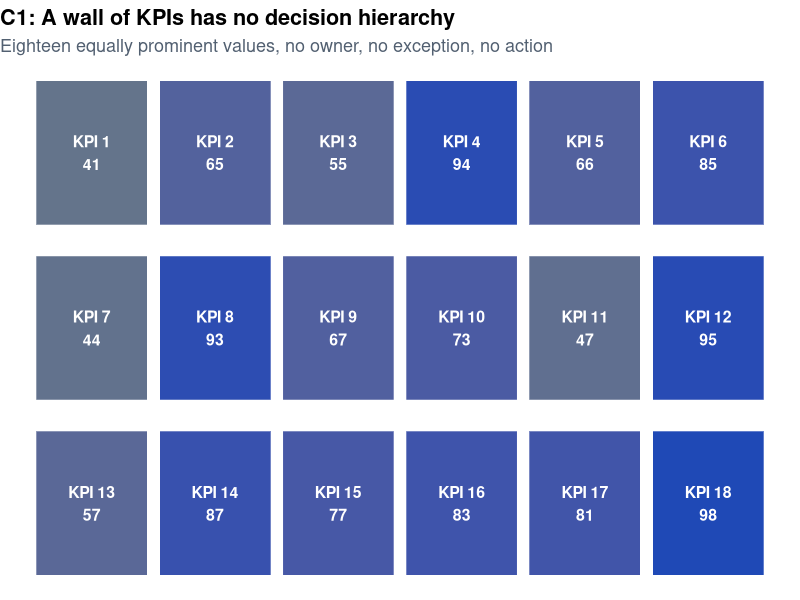
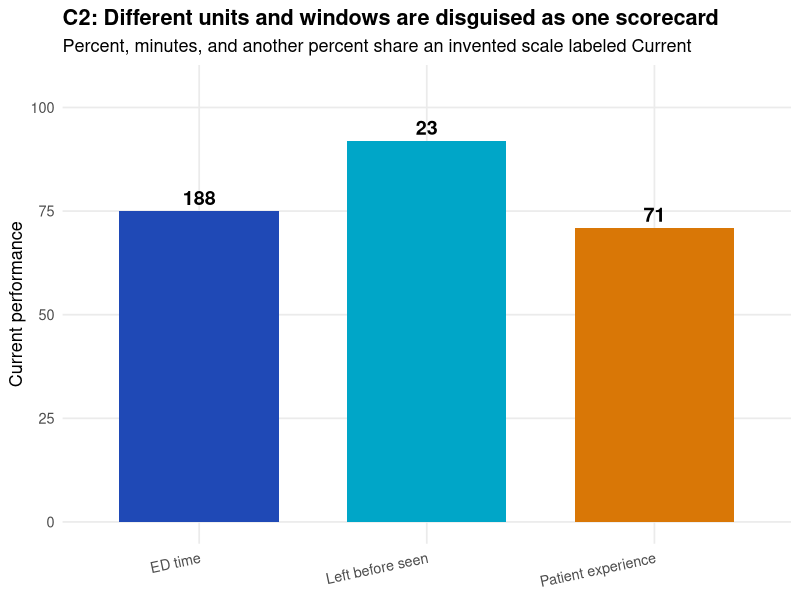
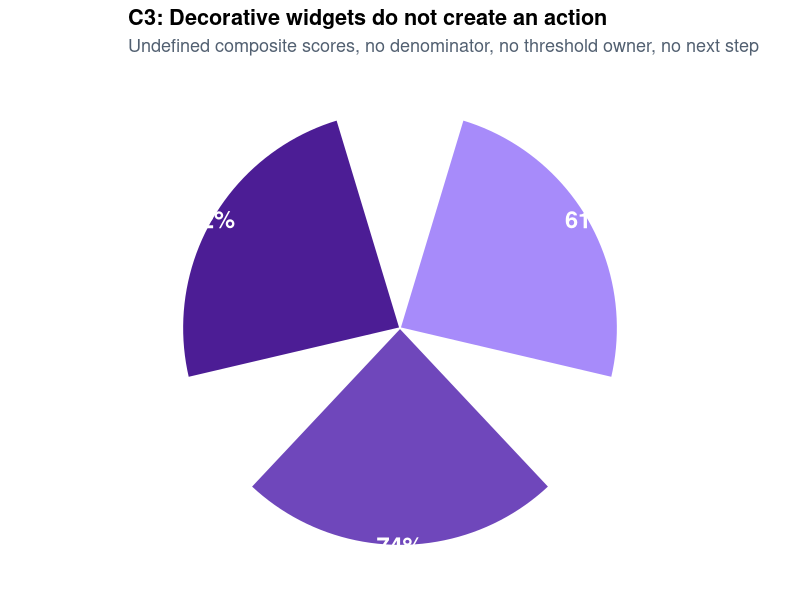

R code for these plots, in order:
#!/usr/bin/env Rscript

suppressPackageStartupMessages(library(ggplot2))

args <- commandArgs(trailingOnly = TRUE)
output_dir <- if (length(args) >= 2 && args[1] == "--output") args[2] else file.path(tempdir(), "oclc-da730-m12-critiques")
dir.create(output_dir, recursive = TRUE, showWarnings = FALSE)

set.seed(12)
kpis <- data.frame(
  id = factor(1:18),
  value = sample(40:99, 18),
  row = rep(3:1, each = 6),
  col = rep(1:6, 3)
)
p1 <- ggplot(kpis, aes(col, row)) +
  geom_tile(aes(fill = value), width = 0.9, height = 0.82, color = "white") +
  geom_text(aes(label = paste0("KPI ", id, "\n", value)), color = "white", fontface = "bold", size = 4) +
  scale_fill_gradient(low = "#64748b", high = "#1f49b6", guide = "none") +
  labs(title = "C1: A wall of KPIs has no decision hierarchy", subtitle = "Eighteen equally prominent values, no owner, no exception, no action") +
  theme_void(base_size = 13) + theme(plot.title = element_text(face = "bold"), plot.subtitle = element_text(color = "#526071"))
ggsave(file.path(output_dir, "C1-wall-of-kpis.png"), p1, width = 11, height = 6.5, dpi = 180)

windows <- data.frame(
  metric = c("Left before seen", "ED time", "Patient experience"),
  value = c(23, 188, 71),
  scaled = c(92, 75, 71),
  window = c("2024", "Oct 2024-Sep 2025", "Oct 2024-Sep 2025")
)
p2 <- ggplot(windows, aes(metric, scaled, fill = metric)) +
  geom_col(width = 0.7) +
  geom_text(aes(label = value), vjust = -0.4, fontface = "bold", size = 5) +
  scale_fill_manual(values = c("#1f49b6", "#00a6c8", "#d97706"), guide = "none") +
  scale_y_continuous(limits = c(0, 105)) +
  labs(title = "C2: Different units and windows are disguised as one scorecard", subtitle = "Percent, minutes, and another percent share an invented scale labeled Current", x = NULL, y = "Current performance") +
  theme_minimal(base_size = 13) + theme(plot.title = element_text(face = "bold"), axis.text.x = element_text(angle = 12, hjust = 1), panel.grid.minor = element_blank())
ggsave(file.path(output_dir, "C2-hidden-windows-and-units.png"), p2, width = 10, height = 6.2, dpi = 180)

gauges <- data.frame(metric = c("Flow", "Care", "Experience"), value = c(0.82, 0.61, 0.74), y = 1)
p3 <- ggplot(gauges, aes(metric, y, fill = value)) +
  geom_col(width = 0.72, color = "white") +
  geom_text(aes(label = paste0(round(value * 100), "%")), color = "white", fontface = "bold", size = 6) +
  scale_fill_gradient(low = "#a78bfa", high = "#4c1d95", guide = "none") +
  coord_polar(theta = "x") +
  labs(title = "C3: Decorative widgets do not create an action", subtitle = "Undefined composite scores, no denominator, no threshold owner, no next step") +
  theme_void(base_size = 13) + theme(plot.title = element_text(face = "bold"), plot.subtitle = element_text(color = "#526071"))
ggsave(file.path(output_dir, "C3-decorative-widgets.png"), p3, width = 9, height = 6.2, dpi = 180)

cat(sprintf("Module 12 critique lab wrote 3 figures to %s\n", output_dir))
